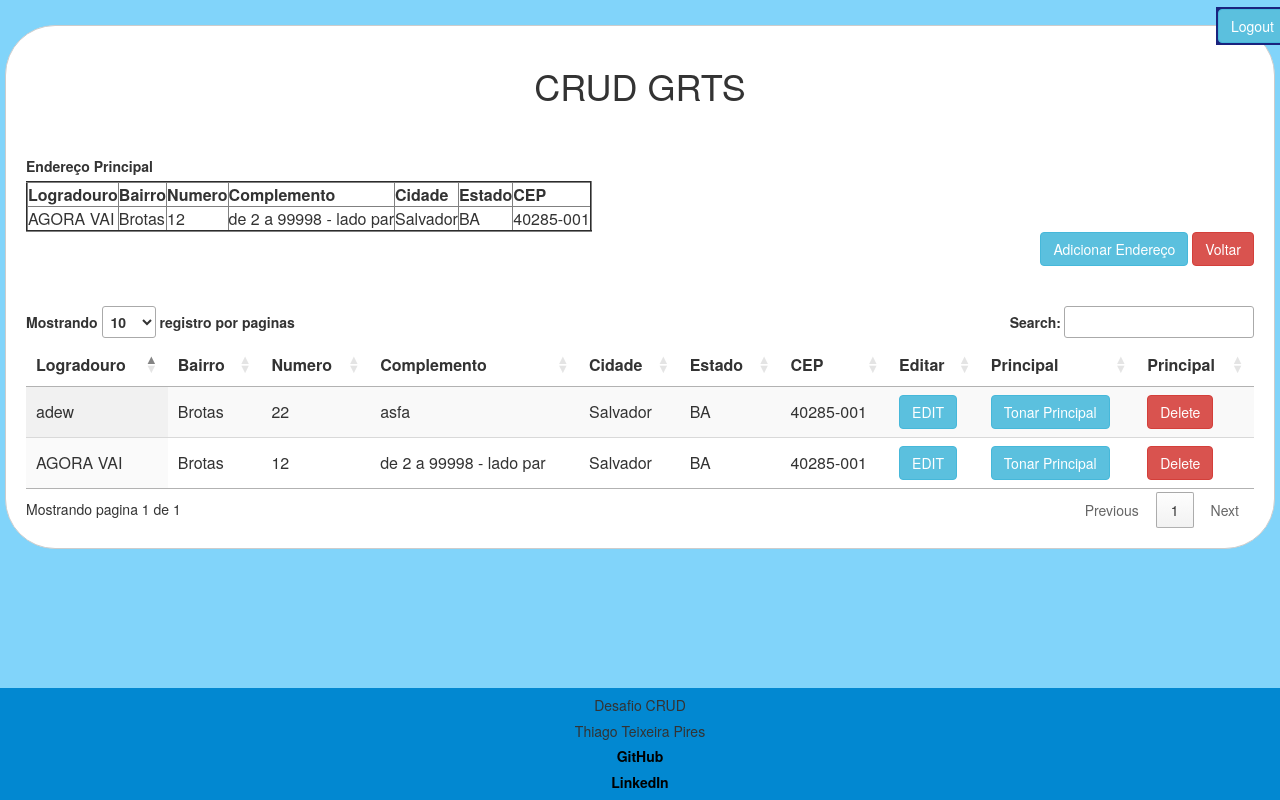
Screenshot of /info_end.php?id=3 (signed in) with the database file from the repository.
### tables this page shows
CREATE TABLE `endereco` (
  `id` int NOT NULL,
  `cliente_id` int NOT NULL,
  `logradouro` varchar(255) NOT NULL,
  `complemento` varchar(255) DEFAULT NULL,
  `numero` int NOT NULL,
  `bairro` varchar(100) NOT NULL,
  `cidade` varchar(50) NOT NULL,
  `estado` varchar(42) NOT NULL,
  `cep` varchar(20) NOT NULL
);

### info_end.php (the view, shortened to what this page needs)
<?php
    require_once('config.php');
 $id = $_GET['id'];
?>
<html>
<head>
    <link rel="stylesheet" href="https://maxcdn.bootstrapcdn.com/bootstrap/3.3.7/css/bootstrap.min.css">
<link rel="stylesheet" type="text/css" href="https://cdn.datatables.net/1.10.20/css/jquery.dataTables.min.css">
</head>
<body>
<?php require_once("nav.php") ?>
<div class="container box">
            <h1 align="center">CRUD GRTS</h1>
            <br />
            <div class="table-responsive">
                <br />
                <label for="">Endereço Principal</label>
    <table border="2">
    <thead>
            <tr>
                <th>Logradouro</th>
                <th>Bairro</th>
                <th>Numero</th>
                <th>Complemento</th>
                <th>Cidade</th>
                <th>Estado</th>
                <th>CEP</th>
            </tr>
        </thead>
    </div>
    <?php
        $query = "SELECT * FROM clientes WHERE id=$id";
        $sql = mysqli_query($connect,$query);
        while($row = mysqli_fetch_array($sql)){
            $principal = $row['id_principal'];
        }
        $query = "SELECT * FROM endereco WHERE id=$principal";
        $sql2 = mysqli_query($connect,$query);
        while($row = mysqli_fetch_array($sql2)){
    ?>
    <tr>
        <td><?php echo $row["logradouro"];?></td>
        <td><?php echo $row["bairro"];?></td>
        <td><?php echo $row["numero"];?></td>
        <td><?php echo $row["complemento"];?></td>
        <td><?php echo $row["cidade"];?></td>
        <td><?php echo $row["estado"];?></td>
        <td><?php echo $row["cep"];?></td>
    </tr>
    <?php }
    ?>
                <div align="right">
                <a href="create_end.php?id=<?php echo $id; ?>" class="btn btn-info">Adicionar Endereço</a>
                <a href="home.php"><button type="button" class="btn btn-danger">Voltar</button></a>
                </div>
                <br /><br />
             <table id="examples" class="display" style="width:100%">
        <thead>
            <tr>
                <th>Logradouro</th>
                <th>Bairro</th>
                <th>Numero</th>
                <th>Complemento</th>
                <th>Cidade</th>
                <th>Estado</th>
                <th>CEP</th>
                <th>Editar</th>
                <th>Principal</th>
                <th>Principal</th>
            </tr>
        </thead>
        <tbody>
        	<?php
                  $query = "SELECT * FROM endereco WHERE cliente_id = '$id'";
                  $sql = mysqli_query($connect,$query);
                  while($row = mysqli_fetch_array($sql))
                  {
        	?>
            <tr>
                <td><?php echo $row["logradouro"];?></td>
                <td><?php echo $row["bairro"];?></td>
                <td><?php echo $row["numero"];?></td>
                <td><?php echo $row["complemento"];?></td>
                <td><?php echo $row["cidade"];?></td>
                <td><?php echo $row["estado"];?></td>
                <td><?php echo $row["cep"];?></td>
                <td><a href="edit_end.php?id=<?php echo $row['id']; ?>" class="btn btn-info">EDIT</a></td>
                <td><a href="principal_end.php?id=<?php echo $row['id']; ?>&idCliente=<?php echo $id?>" class="btn btn-info">Tonar Principal</a></td>
                <td><a href="delete_end.php?id=<?php echo $row['id']; ?>" class="btn btn-danger">Delete</a></td>
            </tr>
            <?php } ?>
        </tbody>
    </table>
		</div>
    <?php require_once("footer.php") ?>
</body>
</html>

### nav.php
<nav>
<a href="logout.php" id="btn-off"><button class="btn btn-info">Logout</button></a>
</nav>

### footer.php
<footer class="footer">
  <h5>Desafio CRUD</h5>
  <h5>Thiago Teixeira Pires</h5>
  <h5><strong><a href="https://github.com/thiagotp" target="_blank">GitHub</a></strong></h5>
  <h5><strong><a href="https://www.linkedin.com/in/thiagotps/" target="_blank">LinkedIn</a></strong></h5>
</footer>

### info_end.php (style rules this page uses)
body { margin:0; padding:0; background-color:#81D4FA; }
.box { width:1270px; padding:20px; background-color:#fff; border:1px solid #ccc; border-radius:50px; margin-top:25px; }
footer { width:100%; position: fixed; bottom:0; left:0; background-color:#0288D1; }
h5 { text-align: center; }
a { color: black; }
nav { width:100%; position: fixed; top:0; left:0; background-color:transparent; height: 30px; }
#btn-off { margin: 7px 0 0 95%; border: none; display:inline-block; padding: 2px; background-color: #1A237E; }

### rows the page displays
endereco: logradouro "AGORA VAI", bairro "Brotas", numero "12", complemento "de 2 a 99998 - lado par", cidade "Salvador", estado "BA", cep "40285-001"
endereco: logradouro "adew", bairro "Brotas", numero "22", complemento "asfa", cidade "Salvador", estado "BA", cep "40285-001"
